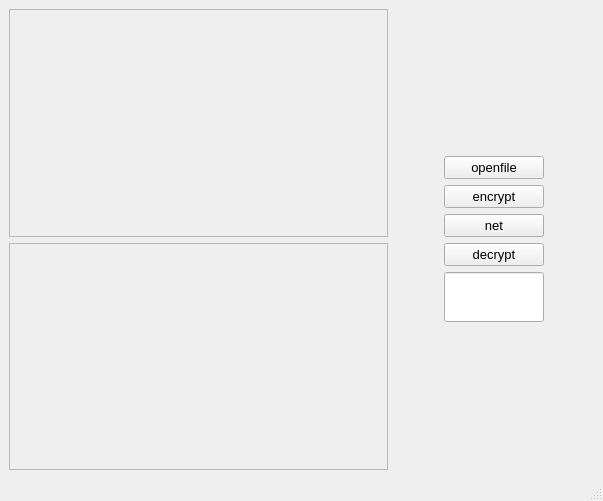
<?xml version="1.0" encoding="UTF-8"?>
<ui version="4.0">
 <class>MainWindow</class>
 <widget class="QMainWindow" name="MainWindow">
  <property name="geometry">
   <rect>
    <x>0</x>
    <y>0</y>
    <width>603</width>
    <height>501</height>
   </rect>
  </property>
  <property name="sizePolicy">
   <sizepolicy hsizetype="Preferred" vsizetype="Preferred">
    <horstretch>0</horstretch>
    <verstretch>0</verstretch>
   </sizepolicy>
  </property>
  <property name="windowTitle">
   <string>MainWindow</string>
  </property>
  <widget class="QWidget" name="centralwidget">
   <layout class="QGridLayout" name="gridLayout_3">
    <item row="0" column="0">
     <layout class="QVBoxLayout" name="verticalLayout_2">
      <item>
       <widget class="QLabel" name="imageLabel">
        <property name="sizePolicy">
         <sizepolicy hsizetype="Ignored" vsizetype="Ignored">
          <horstretch>0</horstretch>
          <verstretch>0</verstretch>
         </sizepolicy>
        </property>
        <property name="layoutDirection">
         <enum>Qt::LeftToRight</enum>
        </property>
        <property name="frameShape">
         <enum>QFrame::StyledPanel</enum>
        </property>
        <property name="text">
         <string/>
        </property>
        <property name="alignment">
         <set>Qt::AlignCenter</set>
        </property>
       </widget>
      </item>
      <item>
       <widget class="QLabel" name="imageLabel_2">
        <property name="sizePolicy">
         <sizepolicy hsizetype="Ignored" vsizetype="Ignored">
          <horstretch>0</horstretch>
          <verstretch>0</verstretch>
         </sizepolicy>
        </property>
        <property name="layoutDirection">
         <enum>Qt::LeftToRight</enum>
        </property>
        <property name="frameShape">
         <enum>QFrame::StyledPanel</enum>
        </property>
        <property name="text">
         <string/>
        </property>
        <property name="alignment">
         <set>Qt::AlignCenter</set>
        </property>
       </widget>
      </item>
     </layout>
    </item>
    <item row="0" column="1">
     <widget class="QWidget" name="widget" native="true">
      <property name="sizePolicy">
       <sizepolicy hsizetype="Preferred" vsizetype="Preferred">
        <horstretch>0</horstretch>
        <verstretch>0</verstretch>
       </sizepolicy>
      </property>
      <property name="maximumSize">
       <size>
        <width>200</width>
        <height>16777215</height>
       </size>
      </property>
      <layout class="QGridLayout" name="gridLayout_2">
       <item row="0" column="0">
        <layout class="QGridLayout" name="gridLayout">
         <property name="sizeConstraint">
          <enum>QLayout::SetMinAndMaxSize</enum>
         </property>
         <property name="bottomMargin">
          <number>0</number>
         </property>
         <property name="horizontalSpacing">
          <number>7</number>
         </property>
         <item row="2" column="0">
          <widget class="QPushButton" name="changeAction">
           <property name="sizePolicy">
            <sizepolicy hsizetype="Maximum" vsizetype="Fixed">
             <horstretch>0</horstretch>
             <verstretch>0</verstretch>
            </sizepolicy>
           </property>
           <property name="maximumSize">
            <size>
             <width>100</width>
             <height>16777215</height>
            </size>
           </property>
           <property name="font">
            <font>
             <family>Arial</family>
             <pointsize>10</pointsize>
            </font>
           </property>
           <property name="text">
            <string>net</string>
           </property>
          </widget>
         </item>
         <item row="4" column="0">
          <widget class="QLineEdit" name="dataEdit">
           <property name="sizePolicy">
            <sizepolicy hsizetype="Maximum" vsizetype="Fixed">
             <horstretch>0</horstretch>
             <verstretch>0</verstretch>
            </sizepolicy>
           </property>
           <property name="minimumSize">
            <size>
             <width>0</width>
             <height>0</height>
            </size>
           </property>
           <property name="maximumSize">
            <size>
             <width>100</width>
             <height>50</height>
            </size>
           </property>
           <property name="font">
            <font>
             <family>Arial</family>
             <pointsize>12</pointsize>
            </font>
           </property>
          </widget>
         </item>
         <item row="0" column="0">
          <widget class="QPushButton" name="openAction">
           <property name="enabled">
            <bool>true</bool>
           </property>
           <property name="sizePolicy">
            <sizepolicy hsizetype="Maximum" vsizetype="Fixed">
             <horstretch>0</horstretch>
             <verstretch>0</verstretch>
            </sizepolicy>
           </property>
           <property name="maximumSize">
            <size>
             <width>100</width>
             <height>16777215</height>
            </size>
           </property>
           <property name="font">
            <font>
             <family>Arial</family>
             <pointsize>10</pointsize>
            </font>
           </property>
           <property name="text">
            <string>openfile</string>
           </property>
          </widget>
         </item>
         <item row="1" column="0">
          <widget class="QPushButton" name="encryptAction">
           <property name="sizePolicy">
            <sizepolicy hsizetype="Maximum" vsizetype="Fixed">
             <horstretch>0</horstretch>
             <verstretch>0</verstretch>
            </sizepolicy>
           </property>
           <property name="maximumSize">
            <size>
             <width>100</width>
             <height>16777215</height>
            </size>
           </property>
           <property name="font">
            <font>
             <family>Arial</family>
             <pointsize>10</pointsize>
            </font>
           </property>
           <property name="text">
            <string>encrypt</string>
           </property>
          </widget>
         </item>
         <item row="3" column="0">
          <widget class="QPushButton" name="decryptAction">
           <property name="font">
            <font>
             <family>Arial</family>
             <pointsize>10</pointsize>
            </font>
           </property>
           <property name="text">
            <string>decrypt</string>
           </property>
          </widget>
         </item>
        </layout>
       </item>
      </layout>
     </widget>
    </item>
   </layout>
  </widget>
  <widget class="QStatusBar" name="statusbar"/>
 </widget>
 <resources/>
 <connections/>
</ui>
